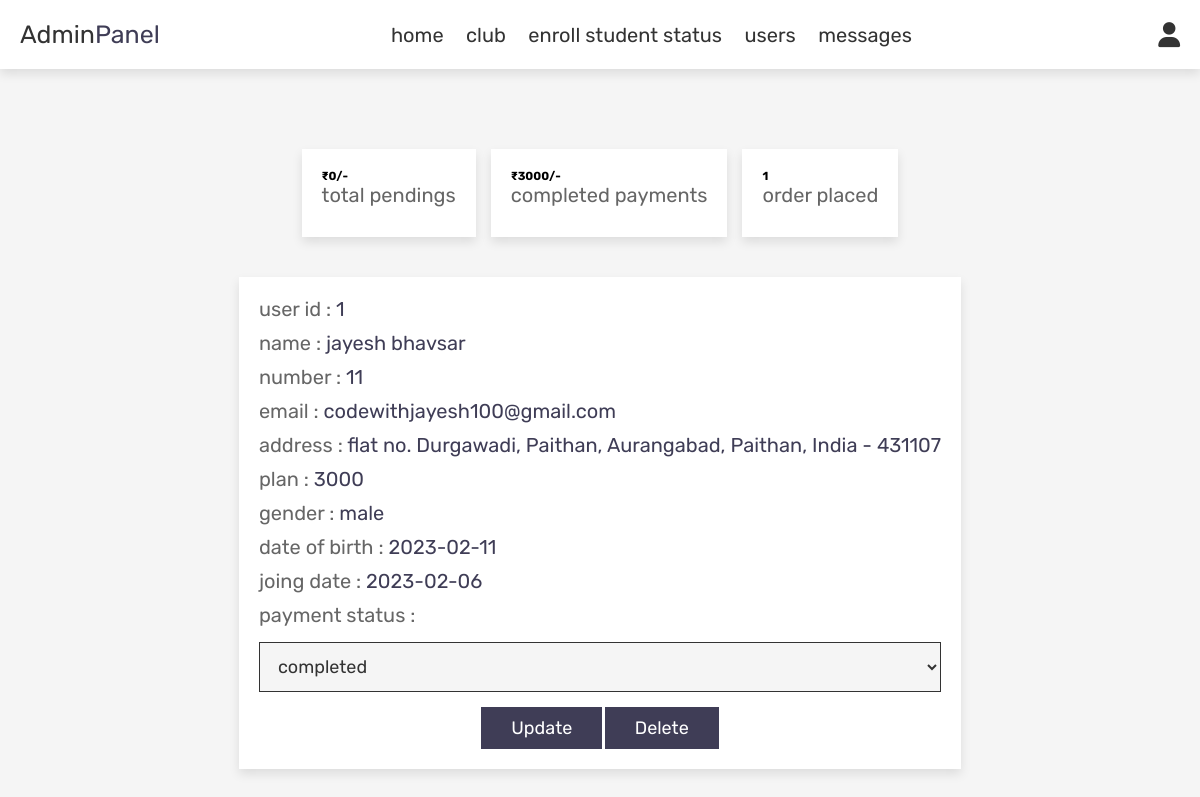
/admin_basketball_enroll.php (signed in), run on the app's committed database.
### tables this page shows
CREATE TABLE `basketball_enroll` (
  `id` int(11) NOT NULL,
  `user_id` int(11) NOT NULL,
  `sp_name` varchar(50) NOT NULL,
  `name` varchar(100) NOT NULL,
  `number` int(11) NOT NULL,
  `email` varchar(100) NOT NULL,
  `method_plans` varchar(50) NOT NULL,
  `gender` varchar(50) NOT NULL,
  `dob` date NOT NULL,
  `JoinDate` date NOT NULL,
  `address` varchar(100) NOT NULL,
  `payment_status` varchar(100) NOT NULL
);

### admin_basketball_enroll.php (the view, shortened to what this page needs)
<?php
include 'config.php';
?>
<!DOCTYPE html>
<html lang="en">
<head>
    <link rel="stylesheet" href="https://cdnjs.cloudflare.com/ajax/libs/font-awesome/6.0.0/css/all.min.css">
    <link rel="stylesheet" href="css/admin_style.css?v=<?php echo time();?>">
</head>
<body>
    <?php include 'admin_header.php'; ?>
    <section class="orders">
        <div class="box-container"  style="display: flex;max-width: 100%;padding: 3rem;width: 100%;">
            <div class="box">
                <?php
            $total_pendings = 0;
         ?>
                <h3>₹<?php echo $total_pendings; ?>/-</h3>
                <p>total pendings</p>
            </div>
            <div class="box">
                <?php
            $total_completed = 0;
            $select_completed = mysqli_query($conn, "SELECT method_plans FROM `basketball_enroll` WHERE payment_status = 'completed'") or die('query failed');
            if(mysqli_num_rows($select_completed) > 0){
               while($fetch_completed = mysqli_fetch_assoc($select_completed)){
                  $method_plans = $fetch_completed['method_plans'];
                  $total_completed += $method_plans;
               };
            };
         ?>
                <h3>₹<?php echo $total_completed; ?>/-</h3>
                <p>completed payments</p>
            </div>
            <div class="box">
                <?php
            $select_orders = mysqli_query($conn, "SELECT * FROM `basketball_enroll`") or die('query failed');
            $number_of_orders = mysqli_num_rows($select_orders);
         ?>
                <h3><?php echo $number_of_orders; ?></h3>
                <p>order placed</p>
            </div>
        </div>
        <div class="box-container"  style="display: flex;max-width: 100%;padding: 1rem;width: 100%;">
            <?php
      $select_orders = mysqli_query($conn, "SELECT * FROM `basketball_enroll`") or die('query failed');
      if(mysqli_num_rows($select_orders) > 0){
         while($fetch_orders = mysqli_fetch_assoc($select_orders)){
      ?>
            <div class="box" style="border:0; border-radius:0;">
                <p> user id : <span><?php echo $fetch_orders['user_id']; ?></span> </p>
                <p> name : <span><?php echo $fetch_orders['name']; ?></span> </p>
                <p> number : <span><?php echo $fetch_orders['number']; ?></span> </p>
                <p> email : <span><?php echo $fetch_orders['email']; ?></span> </p>
                <p> address : <span><?php echo $fetch_orders['address']; ?></span> </p>
                <p> plan : <span><?php echo $fetch_orders['method_plans']; ?></span> </p>
                <p> gender : <span><?php echo $fetch_orders['gender']; ?></span> </p>
                <p> date of birth : <span><?php echo $fetch_orders['dob']; ?></span> </p>
                <p> joing date : <span><?php echo $fetch_orders['JoinDate']; ?></span> </p>
                <p> payment status :</p>
                <form action="" method="post">
                    <select name="update_payment">
                        <option value="" selected disabled><?php echo $fetch_orders['payment_status']; ?></option>
                    </select>
                    <input type="submit" value="update" name="update_order" class="option-btn">
                    <a href="admin_orders.php?delete=<?php echo $fetch_orders['id']; ?>"
                        onclick="return confirm('delete this order?');" class="delete-btn">delete</a>
                </form>
            </div>
            <?php
         }
      }else{
         echo '<p class="empty">no orders placed yet!</p>';
      }
      ?>
        </div>
    </section>
</body>
</html>

### css/admin_style.css (style rules this page uses)
:root { --red: #3f3d56; --red: #3f3d56; --orange:#f39c12; --black:#333; --white:#fff; --light-color:#666; --light-white:#ccc; --light-bg:#f5f5f5; --border:.1rem solid var(--black); --box-shadow:0 .5rem 1rem rgba(0,0,0,.1); }
* { font-family: 'Rubik', sans-serif; margin:0; padding:0; box-sizing: border-box; outline: none; border:none; text-decoration: none; transition:all .2s linear; }
html { font-size: 62.5%; overflow-x: hidden; }
body { background-color: var(--light-bg); }
section { padding:3rem 2rem; }
.btn, .option-btn, .delete-btn, .white-btn { display: inline-block; margin-top: 1rem; padding:1rem 3rem; cursor: pointer; color:var(--white); font-size: 1.8rem; text-transform: capitalize; }
.option-btn { background-color: var(--red); }
.delete-btn { background-color: var(--red); }
.orders .box-container { grid-template-columns: repeat(auto-fit, 30rem); justify-content: center; gap:1.5rem; max-width: 50rem; margin:0 auto; align-items: flex-start; }
.orders .box-container .box { background-color: var(--white); padding:2rem; box-shadow: var(--box-shadow); }
.orders .box-container .box p { padding-bottom: 1rem; font-size: 2rem; color:var(--light-color); }
.orders .box-container .box p span { color:var(--red); }
.orders .box-container .box form { text-align: center; }
.orders .box-container .box form select { border-radius: 0; margin:.5rem 0; width: 100%; background-color: var(--light-bg); border:var(--border); padding:1.2rem 1.4rem; font-size: 1.8rem; color:var(--black); }

### data on the page
basketball_enroll: user "1", name "jayesh bhavsar", number "11", email "codewithjayesh100@gmail.com", address "flat no. Durgawadi, Paithan, Aurangabad, Paithan, India - 431107", method_plans "3000", gender "male", dob "2023-02-11", JoinDate "2023-02-06", update_payment "completed"

### other printed values
$total_pendings "0"
$total_completed "3000"
$number_of_orders "1"
